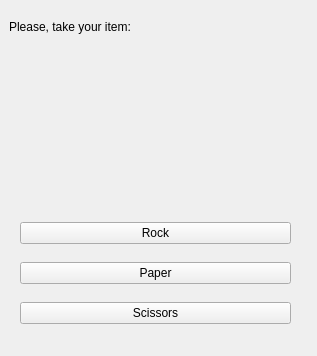
<?xml version="1.0" encoding="UTF-8"?>
<ui version="4.0">
 <class>MainWindow</class>
 <widget class="QMainWindow" name="MainWindow">
  <property name="geometry">
   <rect>
    <x>0</x>
    <y>0</y>
    <width>317</width>
    <height>356</height>
   </rect>
  </property>
  <property name="windowTitle">
   <string>MainWindow</string>
  </property>
  <widget class="QWidget" name="centralwidget">
   <widget class="QLabel" name="label">
    <property name="geometry">
     <rect>
      <x>9</x>
      <y>9</y>
      <width>299</width>
      <height>36</height>
     </rect>
    </property>
    <property name="minimumSize">
     <size>
      <width>141</width>
      <height>0</height>
     </size>
    </property>
    <property name="styleSheet">
     <string notr="true">font: 700 italic 16pt &quot;Times New Roman&quot;;
font: 700 italic 24pt &quot;Times New Roman&quot;;</string>
    </property>
    <property name="text">
     <string>Please, take your item:</string>
    </property>
   </widget>
   <widget class="QWidget" name="">
    <property name="geometry">
     <rect>
      <x>20</x>
      <y>210</y>
      <width>271</width>
      <height>128</height>
     </rect>
    </property>
    <layout class="QVBoxLayout" name="verticalLayout">
     <item>
      <widget class="QPushButton" name="pushButton_5">
       <property name="mouseTracking">
        <bool>false</bool>
       </property>
       <property name="styleSheet">
        <string notr="true">font: 20pt &quot;Times New Roman&quot;;</string>
       </property>
       <property name="text">
        <string>Rock</string>
       </property>
      </widget>
     </item>
     <item>
      <widget class="QPushButton" name="pushButton_4">
       <property name="mouseTracking">
        <bool>false</bool>
       </property>
       <property name="styleSheet">
        <string notr="true">font: 20pt &quot;Times New Roman&quot;;</string>
       </property>
       <property name="text">
        <string>Paper</string>
       </property>
      </widget>
     </item>
     <item>
      <widget class="QPushButton" name="pushButton_3">
       <property name="mouseTracking">
        <bool>false</bool>
       </property>
       <property name="styleSheet">
        <string notr="true">font: 20pt &quot;Times New Roman&quot;;</string>
       </property>
       <property name="text">
        <string>Scissors</string>
       </property>
      </widget>
     </item>
    </layout>
   </widget>
  </widget>
 </widget>
 <resources/>
 <connections/>
</ui>
